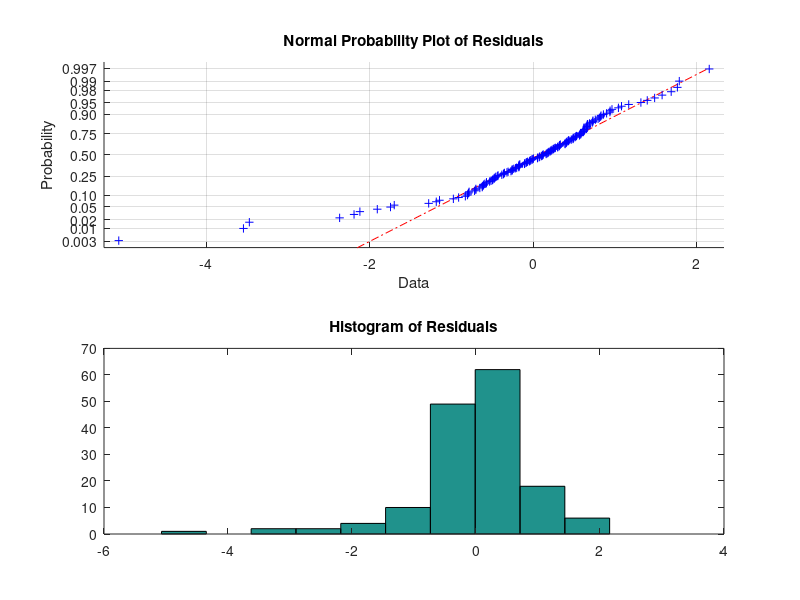
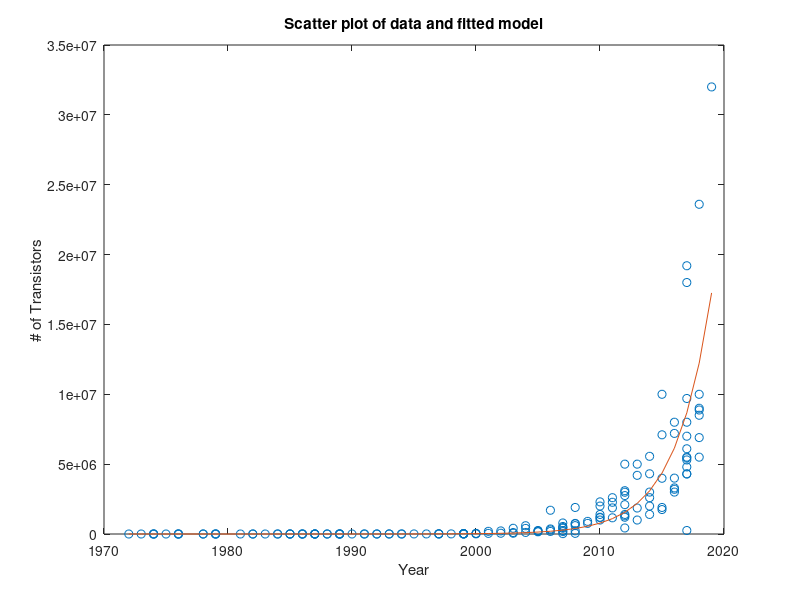

Here is the MATLAB script that generated these plots, in order:
%% Problem 6: Regression

% Läs in data från filen
data = load('moore.dat');
% Tilldela x och y från data
x = data(:, 1);
y = data(:, 2);

% Ta logaritmen av y för att få w
w = log(y);
% Skapa matrisen X
X = [ones(size(x)), x];

% Använd regress-funktionen för att hitta skattning av beta
[beta_hat,~,r,~,stats] = regress(w, X);
% Bestäm storheten R^2
R_square1 = stats(1)
% R_square2 = stats(2)
% R_square3 = stats(3)
% R_square4 = stats(4)

% Bestäm vilken fördelning residualerna kommer från
res = w - X * beta_hat; % Använd r istället 
subplot(2, 1, 1), normplot(res);
title('Normal Probability Plot of Residuals');
subplot(2, 1, 2), hist(res);
title('Histogram of Residuals');

%% Beräkna prediktionen för år 2025
year_pred = 2025;
log_y_pred = [1, year_pred] * beta_hat;
y_pred = exp(log_y_pred);
fprintf('The predicted number of transistors in 2025 is: %.2f\n', y_pred);

% Återgå till originalskala för y (y_hat)
y_hat = exp(X * beta_hat);
% Plotta den skattade modellen
figure;
plot(x, y, 'o', x, y_hat, '-');
title('Scatter plot of data and fitted model');
xlabel('Year');
ylabel('# of Transistors');